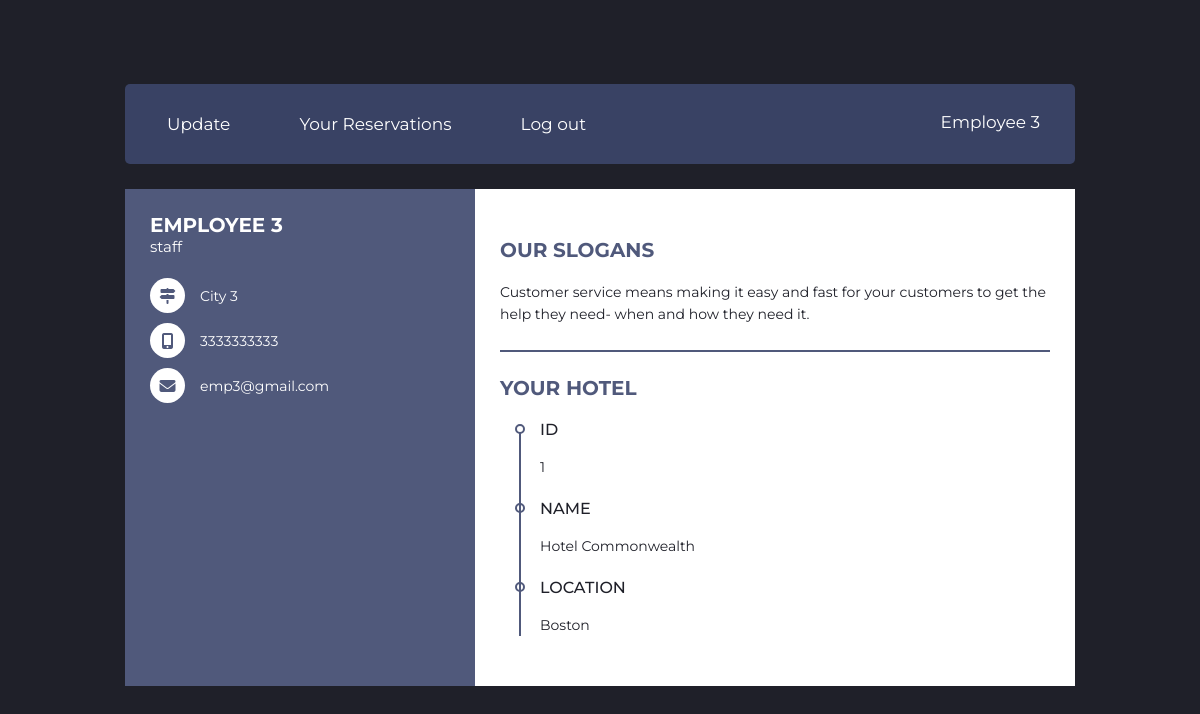
The app's page /employees/home.php (signed in), older data.
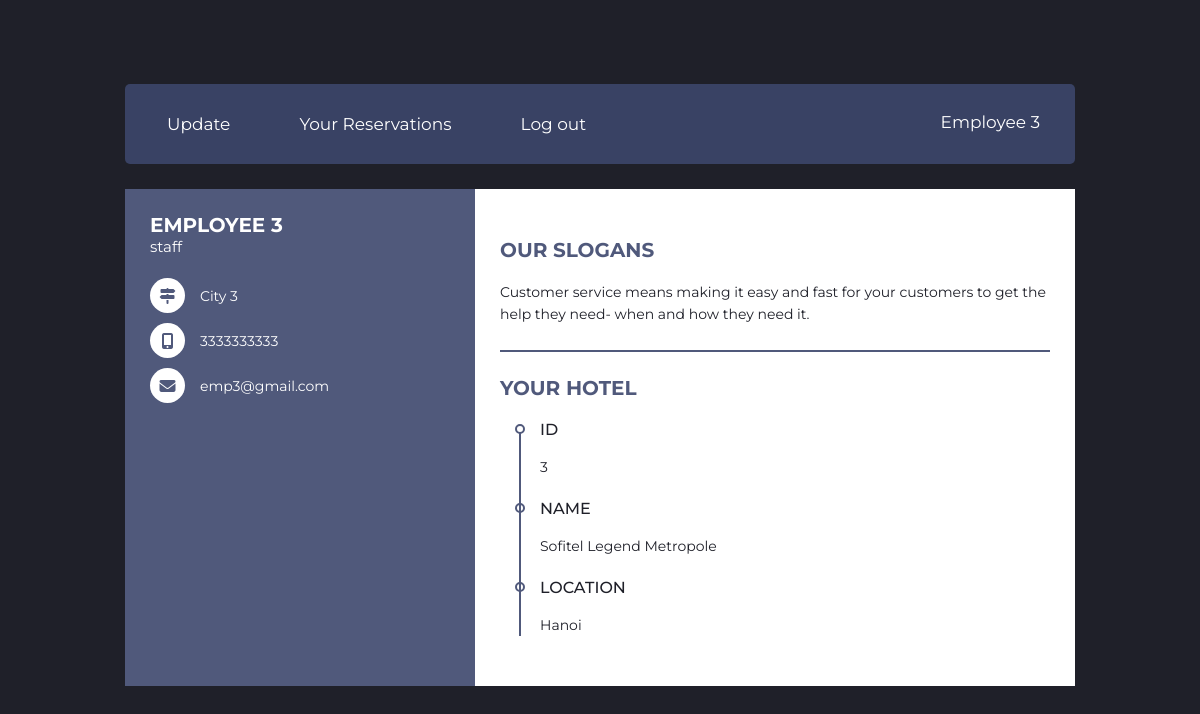
The same page, newer data.
### tables this page shows
CREATE TABLE `Hotels` (
  `hotelID` int(11) NOT NULL,
  `hotelName` varchar(100) NOT NULL,
  `location` varchar(200) NOT NULL,
  `city_id` int(11) NOT NULL,
  `link_map` varchar(255) DEFAULT NULL,
  `link_img` varchar(255) NOT NULL
);

### employees/home.php (the view, shortened to what this page needs)
<?php
    if (isset($_SESSION['empID'])) {
        $hotelID = $_SESSION['Hotels_hotelID'];
        include "../db_connect.php";
        $sql = "SELECT * FROM Hotels where hotelID = '$hotelID'";
        $result = $conn->query($sql);
        if ($result->num_rows == 1) {
            $row = $result->fetch_assoc();
        }
?>
<html>
        <head>
            <link rel="stylesheet" href="menu.css">
            <link rel="stylesheet" href="account.css">
        </head>
        <body>
            <div class="main-container">
                <header class="block">
                    <ul class="header-menu horizontal-list">
                        <li>
                            <a class="header-menu-tab" href="updateAccount.php"><span class="icon fontawesome-user scnd-font-color"></span>Update</a>
                        </li>
                        <li>
                            <a class="header-menu-tab" href="reservations.php"><span class="icon fontawesome-star-empty scnd-font-color"></span>Your Reservations</a>
                        </li>
                        <li>
                            <a class="header-menu-tab" href="../account/logout.php"><span class="icon fontawesome-envelope scnd-font-color"></span>Log out</a>
                        </li>
                    </ul>
                    <div class="profile-menu">
                        <p><?php echo $_SESSION['empName']; ?> <a href="#26"><span class="entypo-down-open scnd-font-color"></span></a></p>
                    </div>
                </header>
            <div class="resume">
                <div class="resume_left">
                    <div class="resume_content">
                    <div class="resume_item resume_info">
                        <div class="title">
                        <p class="bold"><?php echo $_SESSION['empName']?></p>
                        <p class="regular"><?php echo $_SESSION['position']?></p>
                        </div>
                        <ul>
                        <li>
                            <div class="icon">
                            <i class="fas fa-map-signs"></i>
                            </div>
                            <div class="data"><?php echo $_SESSION['empAddress']?></div>
                        </li>
                        <li>
                            <div class="icon">
                            <i class="fas fa-mobile-alt"></i>
                            </div>
                            <div class="data"><?php echo $_SESSION['empPhone']?></div>
                        </li>
                        <li>
                            <div class="icon">
                            <i class="fas fa-envelope"></i>
                            </div>
                            <div class="data"><?php echo $_SESSION['empEmail']?></div>
                        </li>
                        </ul>
                    </div>
                    </div>
                </div>
                <div class="resume_right">
                    <div class="resume_item resume_about">
                        <div class="title">
                        <p class="bold">Our slogans</p>
                        </div>
                        Customer service means making it easy and fast for your customers to get the help they need- when and how they need it.
                    </div>
                    <div class="resume_item resume_work">
                        <div class="title">
                        <p class="bold">Your Hotel</p>
                        </div>
                        <ul>
                            <li>
                                <div class="date">ID</div>
                                <div class="info">
                                    <?php echo $_SESSION['Hotels_hotelID']?>
                                </div>
                            </li>
                            <li>
                            <div class="date">NAME</div>
                            <div class="info">
                                    <?php echo $row['hotelName']; ?>
                                </div>
                            </li>
                            <li>
                            <div class="date">LOCATION</div>
                            <div class="info">
                                    <?php echo $row['location']; ?>
                                </div>
                            </li>
                        </ul>
                    </div>
                </div>
            </div>
        </body>
</html>
<?php
    } else {
        header("Location: ../index.php");
        exit();
    }
?>

Row changes from the older to the newer data that the page shows:
no longer on this page (row unchanged): hotels: hotelName "Hotel Commonwealth", location "Boston"
added hotels: hotelName "Sofitel Legend Metropole", location "Hanoi"
Text that changed along with them:
$_SESSION['Hotels_hotelID']: "1" → "3"
